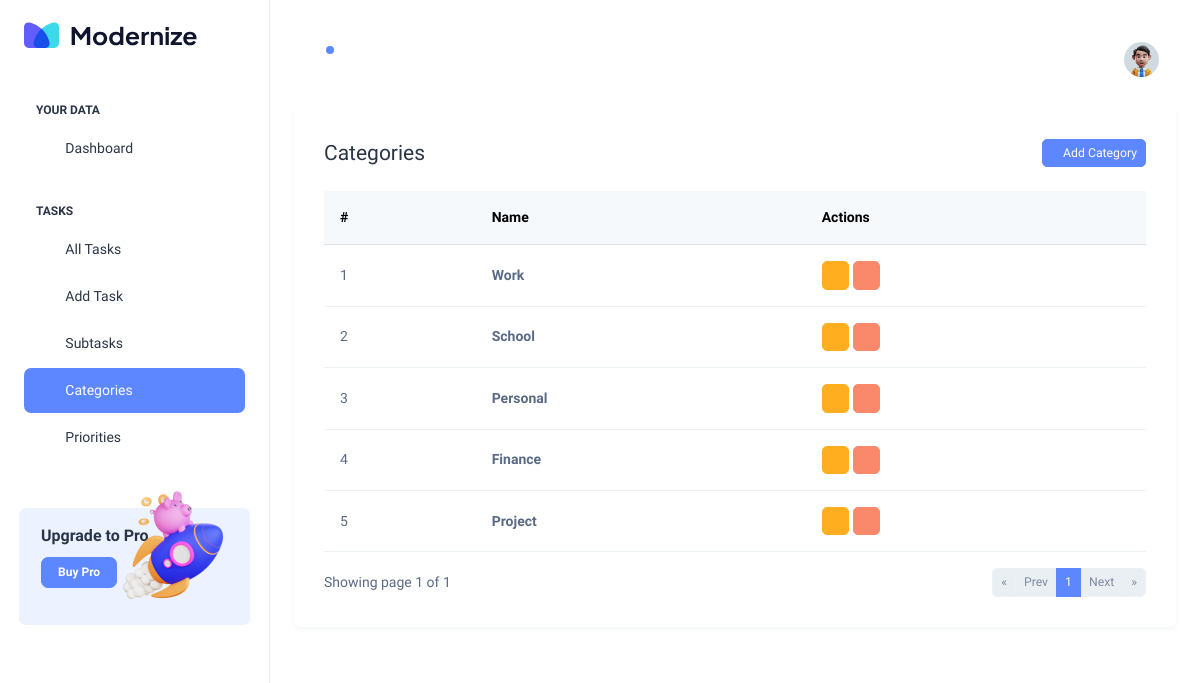
Page /categories/ on the committed database.
### Hangarin_app/models.py (models this page shows, shortened)
class BaseModel(models.Model):
    created_at = models.DateTimeField(auto_now_add=True)
    updated_at = models.DateTimeField(auto_now=True)
    class Meta:
        abstract = True

class Category(BaseModel): # <--- CHANGE THIS LINE
    name = models.CharField(max_length=100)
    class Meta:
        verbose_name = "Category"
        verbose_name_plural = "Categories"

### Hangarin_app/views.py (the view)
# urls.py: path('categories/', views.CategoryListView.as_view(), name='category-list'),
class CategoryListView(ListView):
    model = Category
    template_name = 'category_list.html'
    context_object_name = 'categories'
    paginate_by = 20  # Adjust as needed

### templates/category_list.html (shortened to what this page needs)
{% extends 'base.html' %}
{% block content %}
<div class="card shadow-sm border-0">
  <div class="card-body">
    <div class="d-flex justify-content-between align-items-center mb-4">
      <h4 class="fw-bold mb-0">Categories</h4>
      <a href="{% url 'category-add' %}" class="btn btn-primary btn-sm">
        <i class="ti ti-plus"></i> Add Category
      </a>
    </div>
    <div class="table-responsive">
      <table class="table table-hover align-middle">
        <thead class="table-light">
          <tr>
            <th>#</th>
            <th>Name</th>
            <th>Actions</th>
          </tr>
        </thead>
        <tbody>
          {% for category in categories %}
          <tr>
            <td>{{ forloop.counter }}</td>
            <td class="fw-semibold">{{ category.name }}</td>
            <td>
              <a href="{% url 'category-edit' category.id %}" class="btn btn-sm btn-warning"><i class="ti ti-edit"></i></a>
              <a href="{% url 'category-delete' category.id %}" class="btn btn-sm btn-danger"><i class="ti ti-trash"></i></a>
            </td>
          </tr>
          {% empty %}
          <tr><td colspan="3" class="text-center text-muted">No categories found.</td></tr>
          {% endfor %}
        </tbody>
      </table>
      <div class="d-flex justify-content-between align-items-center mt-3">
  <p class="text-muted mb-0">Showing page {{ page_obj.number }} of {{ page_obj.paginator.num_pages }}</p>
  <nav>
    <ul class="pagination pagination-sm mb-0">
      {% if page_obj.has_previous %}
        <li class="page-item"><a class="page-link" href="?page=1">&laquo;</a></li>
        <li class="page-item"><a class="page-link" href="?page={{ page_obj.previous_page_number }}">Prev</a></li>
      {% else %}
        <li class="page-item disabled"><span class="page-link">&laquo;</span></li>
        <li class="page-item disabled"><span class="page-link">Prev</span></li>
      {% endif %}
      {% for num in page_obj.paginator.page_range %}
        {% if page_obj.number == num %}
          <li class="page-item active"><span class="page-link">{{ num }}</span></li>
        {% elif num > page_obj.number|add:'-3' and num < page_obj.number|add:'3' %}
          <li class="page-item"><a class="page-link" href="?page={{ num }}">{{ num }}</a></li>
        {% endif %}
      {% endfor %}
      {% if page_obj.has_next %}
        <li class="page-item"><a class="page-link" href="?page={{ page_obj.next_page_number }}">Next</a></li>
        <li class="page-item"><a class="page-link" href="?page={{ page_obj.paginator.num_pages }}">&raquo;</a></li>
      {% else %}
        <li class="page-item disabled"><span class="page-link">Next</span></li>
        <li class="page-item disabled"><span class="page-link">&raquo;</span></li>
      {% endif %}
    </ul>
  </nav>
</div>
    </div>
  </div>
</div>
{% endblock %}

### rows in the picture
Category: name "Work"
Category: name "School"
Category: name "Personal"
Category: name "Finance"
Category: name "Project"

### other values in the picture
{{ page_obj.number }} "1"
{{ page_obj.paginator.num_pages }} "1"
{{ num }} "1"
